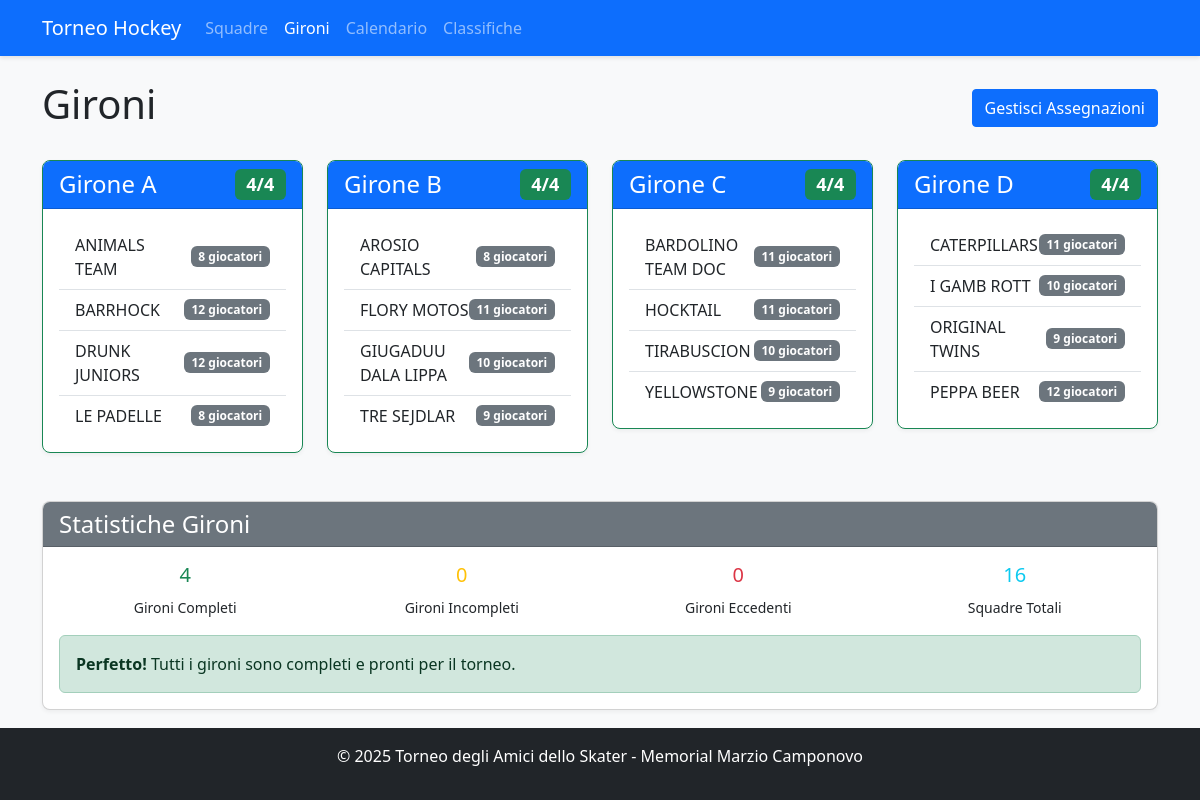
Before: /groups with the older database file.
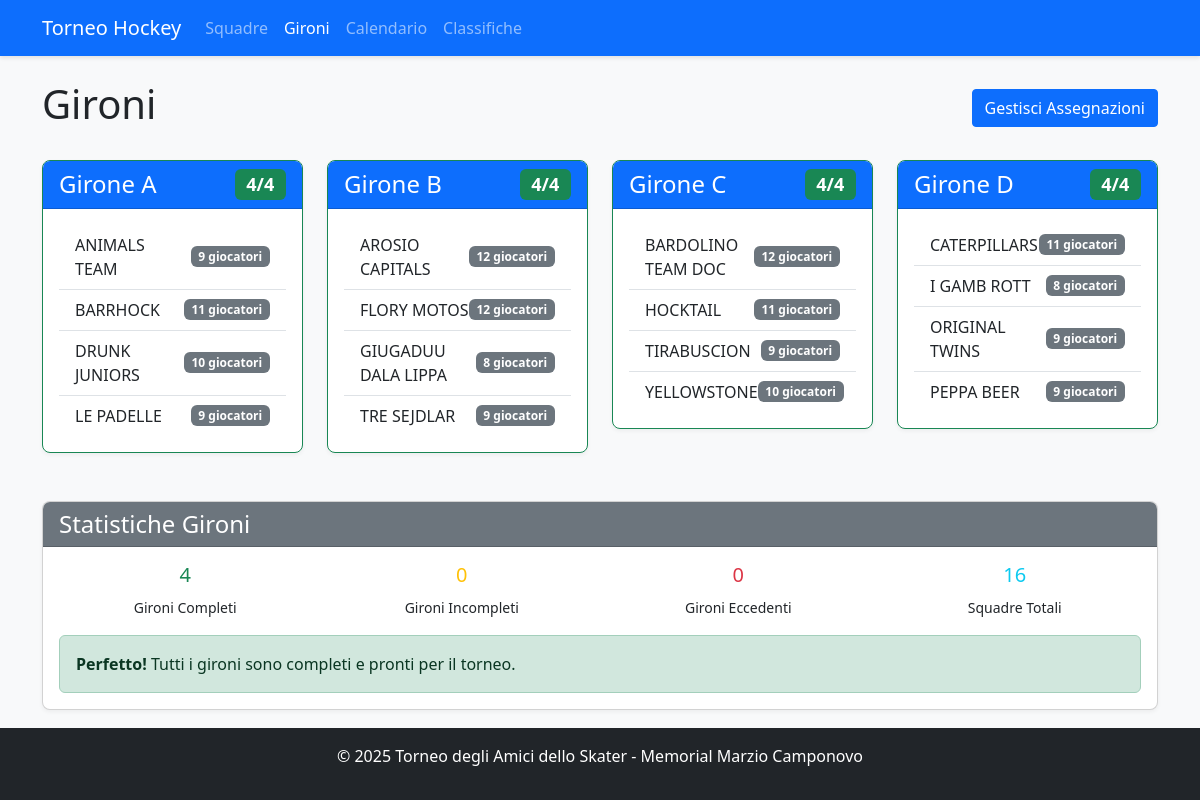
After: the same page with the newer database file.
### app.py (models this page shows, shortened)
class Team(db.Model):
    id = db.Column(db.Integer, primary_key=True)
    name = db.Column(db.String(100), nullable=False, unique=True)
    group = db.Column(db.String(1))  # A, B, C, or D
    players = db.relationship('Player', backref='team', lazy=True)
    matches = db.relationship(
        'Match',
        primaryjoin="or_(Team.id == Match.team1_id, Team.id == Match.team2_id)",
        lazy=True,
        overlaps="team1,team2"
    )
    wins = db.Column(db.Integer, default=0)
    losses = db.Column(db.Integer, default=0)
    draws = db.Column(db.Integer, default=0)
    goals_for = db.Column(db.Integer, default=0)
    goals_against = db.Column(db.Integer, default=0)
    points = db.Column(db.Integer, default=0)

### app.py (the view)
@app.route('/groups')
def groups():
    groups = {}
    all_teams = Team.query.all()
    for group in ['A', 'B', 'C', 'D']:
        teams = Team.query.filter_by(group=group).order_by(Team.name).all()
        groups[group] = teams
    groups_stats = {
        'complete': sum(1 for group in ['A', 'B', 'C', 'D'] if len(groups[group]) == 4),
        'incomplete': sum(1 for group in ['A', 'B', 'C', 'D'] if 0 < len(groups[group]) < 4),
        'overfull': sum(1 for group in ['A', 'B', 'C', 'D'] if len(groups[group]) > 4),
        'total_teams': len(all_teams)
    }
    return render_template('groups.html', groups=groups, all_teams=all_teams, groups_stats=groups_stats)

### app.py (called while the page is built)
def format_tournament_dates():
    dates = get_tournament_dates()
    formatted = {}
    for key, date_obj in dates.items():
        formatted[key] = {
            'date': date_obj,
            'formatted': date_obj.strftime('%d/%m/%Y'),
            'day_name': date_obj.strftime('%A'),
            'day_name_it': {
                'Monday': 'Lunedì',
                'Tuesday': 'Martedì',
                'Wednesday': 'Mercoledì',
                'Thursday': 'Giovedì',
                'Friday': 'Venerdì',
                'Saturday': 'Sabato',
                'Sunday': 'Domenica'
            }.get(date_obj.strftime('%A'), date_obj.strftime('%A'))
        }
    return formatted

### templates/groups.html (shortened to what the changed rows need)
<!DOCTYPE html>
<html lang="it">
<head>
    <link rel="stylesheet" href="https://cdn.jsdelivr.net/npm/bootstrap@5.3.0/dist/css/bootstrap.min.css">
    <link rel="stylesheet" href="{{ url_for('static', filename='style.css') }}">
</head>
<body class="d-flex flex-column min-vh-100">
    <div class="container mt-4">
        <div class="d-flex justify-content-between align-items-center">
            <h1>Gironi</h1>
        </div>
        <div class="row mt-4">
            {% for group in ['A', 'B', 'C', 'D'] %}
                {% set group_teams = groups[group] %}
                <div class="col-md-3 mb-4">
                    <div class="card {% if group_teams|length == 4 %}border-success{% elif group_teams|length > 4 %}border-danger{% else %}border-warning{% endif %}">
                        <div class="card-header bg-primary text-white">
                            <h4 class="mb-0 d-flex justify-content-between align-items-center">
                                Girone {{ group }}
                                <span class="badge {% if group_teams|length == 4 %}bg-success{% elif group_teams|length > 4 %}bg-danger{% else %}bg-warning{% endif %}">
                                    {{ group_teams|length }}/4
                                </span>
                            </h4>
                        </div>
                        <div class="card-body">
                            {% if group_teams %}
                                <ul class="list-group list-group-flush">
                                    {% for team in group_teams %}
                                        <li class="list-group-item d-flex justify-content-between align-items-center">
                                            {{ team.name }}
                                            <span class="badge bg-secondary">{{ team.players|length }} giocatori</span>
                                        </li>
                                    {% endfor %}
                                </ul>
                            {% else %}
                                <div class="text-center text-muted">
                                    <i class="fas fa-users"></i>
                                    <p class="mt-2">Nessuna squadra assegnata</p>
                                </div>
                            {% endif %}
                        </div>
                    </div>
                </div>
            {% endfor %}
        </div>
    </div>
</body>
</html>

Changed rows visible on the page:
changed Team "ANIMALS TEAM": players|length "8" → "9"
changed Team "BARRHOCK": players|length "12" → "11"
changed Team "DRUNK JUNIORS": players|length "12" → "10"
changed Team "LE PADELLE": players|length "8" → "9"
changed Team "AROSIO CAPITALS": players|length "8" → "12"
changed Team "FLORY MOTOS": players|length "11" → "12"
changed Team "GIUGADUU DALA LIPPA": players|length "10" → "8"
changed Team "BARDOLINO TEAM DOC": players|length "11" → "12"
changed Team "TIRABUSCION": players|length "10" → "9"
changed Team "YELLOWSTONE": players|length "9" → "10"
changed Team "I GAMB ROTT": players|length "10" → "8"
changed Team "PEPPA BEER": players|length "12" → "9"
